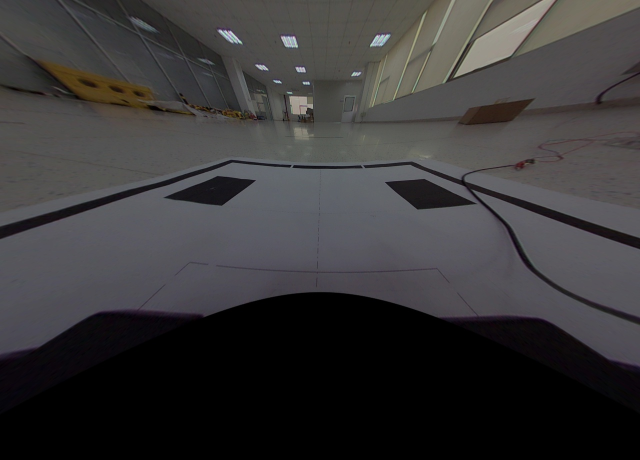
//> input picture 10.roi/1.固定roi/top.jpg, 1280 x 920 px (shown at 1/2 size)
$ ./main   (built with g++ and OpenCV 4)
//> lines starting //> are read from the running program, lines starting //| are printed output that depends on the picture; after the words box and inside, x2 and y2 are one past the last pixel; in counts of white or black regions, pixels touching at a corner belong together
#include <opencv2/core/core.hpp>
#include <opencv2/highgui/highgui.hpp>
#include <stdio.h>
#include "opencv2/imgproc/imgproc.hpp"
using namespace cv;

Mat org, dst, img, tmp;

void on_mouse(int event, int x, int y, int flags, void *ustc)
{
	static Point pre_pt = 	Point(-1, -1);
	static Point cur_pt = Point(-1, -1);
	char temp_1[20];
	if (event == CV_EVENT_LBUTTONDOWN)
	{
		sprintf(temp_1,"x:%d,y:%d",x,y);
		org.copyTo(img);
		pre_pt = Point(x, y);

		putText(img,temp_1,pre_pt,FONT_HERSHEY_SIMPLEX,0.5,Scalar(150,55,245));
		circle(img, pre_pt, 1, Scalar(225, 0, 225), 7, 8);
	}
	else if (event == CV_EVENT_MOUSEMOVE && (flags & CV_EVENT_FLAG_LBUTTON))//摁下左键，flags为1
	{
		img.copyTo(tmp);
		cur_pt = Point(x, y);
		rectangle(tmp, pre_pt, cur_pt, Scalar(0, 255, 0, 0), 1, 8, 0);
		if(flags)
		{
			sprintf(temp_1,"x:%d,y:%d",x,y);
			putText(tmp,temp_1,cur_pt,FONT_HERSHEY_SIMPLEX,0.5,Scalar(150,55,245));
			circle(tmp, cur_pt, 1, Scalar(225, 0, 225), 7, 8);
		}
		imshow("img", tmp);
	}
	else if (event == CV_EVENT_LBUTTONUP)
	{

		org.copyTo(img);
		cur_pt = Point(x, y);
		rectangle(img, pre_pt, cur_pt, Scalar(0, 255, 0, 0), 1, 8, 0);
		imshow("img", img);
		img.copyTo(tmp);
		int width = abs(pre_pt.x - cur_pt.x);
		int height = abs(pre_pt.y - cur_pt.y);
		if (width == 0 || height == 0)
		{
			return;
		}

		dst = org(Rect(min(cur_pt.x, pre_pt.x), min(cur_pt.y, pre_pt.y), width, height));
		namedWindow("dst");
		imshow("dst", dst);
		imwrite("dst.jpg",dst);
	}
}
int main()
{
	org = imread("top.jpg");
//> org is the input picture: 920 rows x 1280 cols, CV_8UC3; mean B, G, R 56.3, 55.5, 56.9
	org.copyTo(img);
	namedWindow("img");
	setMouseCallback("img", on_mouse, 0);
	imshow("img", img);
	waitKey(0);
//> the left mouse button is pressed at (320, 230)
//> in on_mouse, `putText(img,temp_1,pre_pt,FONT_HERSHEY_SIMPLEX,0.5,Scalar(150,55,245));`: img: 920 rows x 1280 cols, CV_8UC3; 208 pixels changed, all inside (x1, y1, x2, y2) = (322, 220, 411, 235)
//> in on_mouse, `circle(img, pre_pt, 1, Scalar(225, 0, 225), 7, 8);`: img: 920 rows x 1280 cols, CV_8UC3; mean B, G, R 56.4, 55.5, 57
//> the mouse is dragged to (640, 460)
//> in on_mouse (call 2), `putText(tmp,temp_1,cur_pt,FONT_HERSHEY_SIMPLEX,0.5,Scalar(150,55,245));`: tmp: 920 rows x 1280 cols, CV_8UC3; mean B, G, R 56.3, 55.7, 56.9
//> in on_mouse (call 2), `circle(tmp, cur_pt, 1, Scalar(225, 0, 225), 7, 8);`: tmp: 920 rows x 1280 cols, CV_8UC3; mean B, G, R 56.3, 55.7, 56.9
//> the mouse is dragged to (960, 690)
//> call 3 of on_mouse, with event = 0, x = 960, y = 690, flags = 1
//> in on_mouse (call 3), `rectangle(tmp, pre_pt, cur_pt, Scalar(0, 255, 0, 0), 1, 8, 0);`:
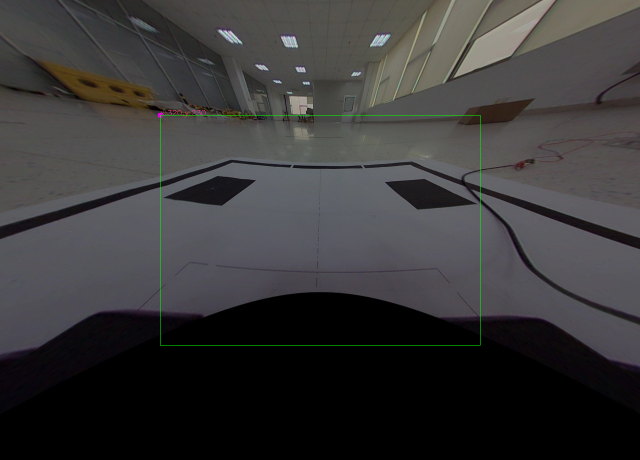
//> tmp: 920 rows x 1280 cols, CV_8UC3 (shown at 1/2 size); mean B, G, R 56.3, 55.9, 56.9
//> in on_mouse (call 3), `putText(tmp,temp_1,cur_pt,FONT_HERSHEY_SIMPLEX,0.5,Scalar(150,55,245));`: tmp: 920 rows x 1280 cols, CV_8UC3; 228 pixels changed, all inside (x1, y1, x2, y2) = (962, 680, 1051, 695)
//> in on_mouse (call 3), `circle(tmp, cur_pt, 1, Scalar(225, 0, 225), 7, 8);`: tmp: 920 rows x 1280 cols, CV_8UC3; mean B, G, R 56.3, 55.9, 56.9
//> the button is released at (960, 690)
//> call 4 of on_mouse, with event = 4, x = 960, y = 690, flags = 0
//> in on_mouse (call 4), `rectangle(img, pre_pt, cur_pt, Scalar(0, 255, 0, 0), 1, 8, 0);`:
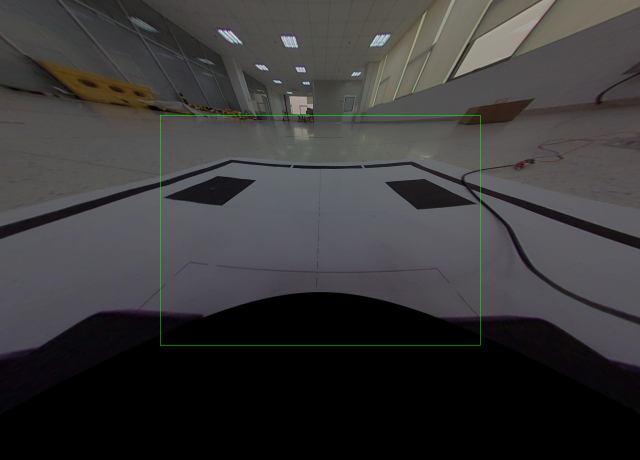
//> img: 920 rows x 1280 cols, CV_8UC3 (shown at 1/2 size); 0.19% of pixels changed, all inside (x1, y1, x2, y2) = (320, 230, 961, 691)
//> in on_mouse (call 4), `dst = org(Rect(min(cur_pt.x, pre_pt.x), min(cur_pt.y, pre_pt.y), width..`:
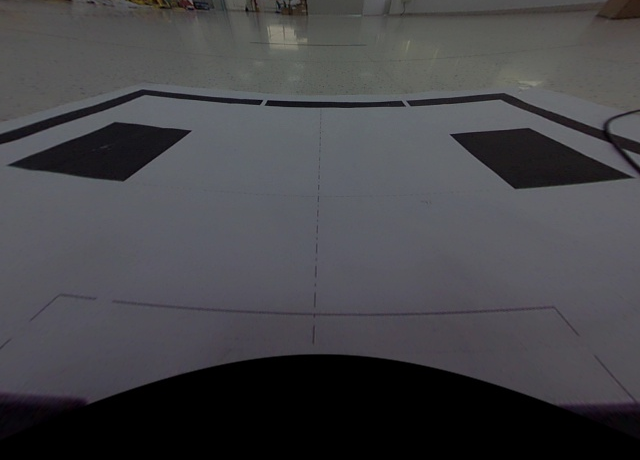
//> dst: 460 rows x 640 cols, CV_8UC3; mean B, G, R 72.2, 68.7, 68.9
}
